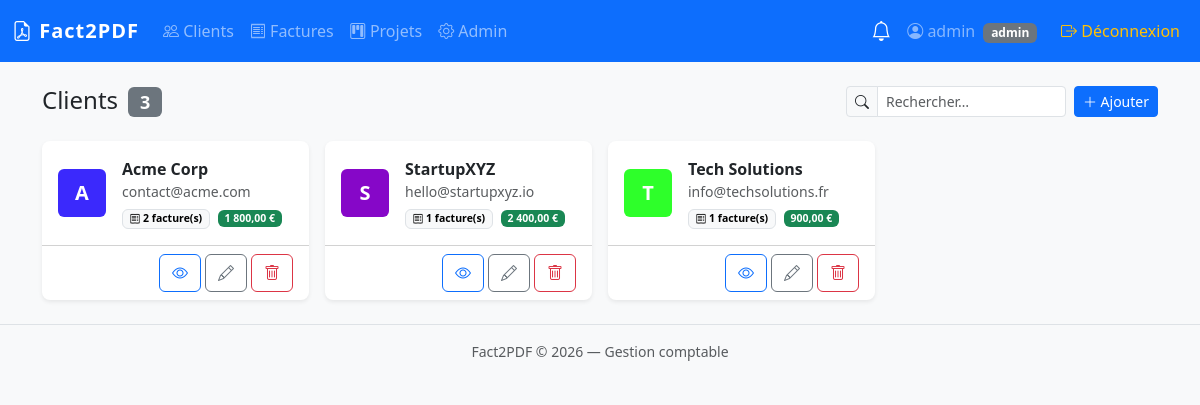
The page /clients (signed in) on the database its author committed.
### tables this page shows
CREATE TABLE IF NOT EXISTS `clients` (
    `id`          INT UNSIGNED  NOT NULL AUTO_INCREMENT,
    `name`        VARCHAR(150)  NOT NULL,
    `email`       VARCHAR(150)  NULL,
    `phone`       VARCHAR(30)   NULL,
    `address`     VARCHAR(255)  NULL,
    `city`        VARCHAR(100)  NULL,
    `postal_code` VARCHAR(20)   NULL,
    `country`     CHAR(2)       NOT NULL DEFAULT 'FR',
    `logo_path`   VARCHAR(500)  NULL        COMMENT 'Chemin relatif vers le logo uploadé',
    `notes`       TEXT          NULL,
    `created_by`  INT UNSIGNED  NULL,
    `created_at`  TIMESTAMP     NOT NULL DEFAULT CURRENT_TIMESTAMP,
    `updated_at`  TIMESTAMP     NOT NULL DEFAULT CURRENT_TIMESTAMP ON UPDATE CURRENT_TIMESTAMP,
    PRIMARY KEY (`id`),
    INDEX `idx_clients_name`       (`name`),
    INDEX `idx_clients_created_by` (`created_by`),
    CONSTRAINT `fk_clients_user` FOREIGN KEY (`created_by`) REFERENCES `users` (`id`) ON DELETE SET NULL
);

### src/Helpers/helpers.php (called while the page is built, shortened)
<?php
function e(mixed $value): string
{
    return htmlspecialchars((string) $value, ENT_QUOTES | ENT_SUBSTITUTE, 'UTF-8');
}
function env(string $key, mixed $default = null): mixed
{
    $value = $_ENV[$key] ?? $_SERVER[$key] ?? getenv($key);
    return $value !== false ? $value : $default;
}
function view(string $view, array $data = []): void
{
    extract($data, EXTR_SKIP);
    $path = ROOT_PATH . '/src/Views/' . str_replace('.', '/', $view) . '.php';
    require $path;
}
function formatMoney(float $amount): string
{
    return number_format($amount, 2, ',', ' ') . ' €';
}

### src/Controllers/ClientController.php (called while the page is built, shortened)
<?php
class ClientController
{
    private Client $model;
    public function __construct()
    {
        $this->model = new Client();
    }
    public function index(): void
    {
        $clients = $this->model->allWithStats();
        view('clients/index', compact('clients'));
    }
}

### public/index.php (called while the page is built, shortened)
<?php
$router = new \App\Core\Router();
$router->dispatch();

### config/database.php (called while the page is built, shortened)
<?php
return [
    'driver'   => 'mysql',
    'host'     => env('DB_HOST', 'db'),
    'port'     => (int) env('DB_PORT', 3306),
    'database' => env('DB_NAME', 'fact2pdf'),
    'username' => env('DB_USER', 'fact2pdf_user'),
    'password' => env('DB_PASS', ''),
    'charset'  => env('DB_CHARSET', 'utf8mb4'),
    'options'  => [
        PDO::ATTR_ERRMODE            => PDO::ERRMODE_EXCEPTION,
        PDO::ATTR_DEFAULT_FETCH_MODE => PDO::FETCH_ASSOC,
        PDO::ATTR_EMULATE_PREPARES   => false,
        PDO::MYSQL_ATTR_FOUND_ROWS   => true,
    ],
];

### src/Core/Database.php (called while the page is built, shortened)
<?php
class Database
{
    private static ?Database $instance = null;
    private PDO $pdo;
    private function __construct()
    {
        $config = require ROOT_PATH . '/config/database.php';
        $dsn = sprintf(
            '%s:host=%s;port=%d;dbname=%s;charset=%s',
            $config['driver'],
            $config['host'],
            $config['port'],
            $config['database'],
            $config['charset']
        );
        try {
            $this->pdo = new PDO($dsn, $config['username'], $config['password'], $config['options']);
        } catch (PDOException $e) {
            throw new RuntimeException('Erreur de connexion à la base de données.');
        }
    }
    public static function getInstance(): self
    {
        if (self::$instance === null) {
            self::$instance = new self();
        }
        return self::$instance;
    }
    public function query(string $sql, array $params = []): \PDOStatement
    {
        $stmt = $this->pdo->prepare($sql);
        $stmt->execute($params);
        return $stmt;
    }
    public function fetchAll(string $sql, array $params = []): array
    {
        return $this->query($sql, $params)->fetchAll();
    }
}

### src/Models/BaseModel.php (called while the page is built, shortened)
<?php
abstract class BaseModel
{
    public function __construct()
    {
        $this->db = Database::getInstance();
    }
}

### src/Models/Client.php (called while the page is built, shortened)
<?php
class Client extends BaseModel
{
    public function allWithStats(): array
    {
        return $this->db->fetchAll(
            'SELECT c.*,
                    COUNT(i.id)    AS invoice_count,
                    SUM(i.total)   AS total_billed
             FROM clients c
             LEFT JOIN invoices i ON i.client_id = c.id
             GROUP BY c.id
             ORDER BY c.name ASC'
        );
    }
}

### src/Views/clients/index.php (the view, shortened to what this page needs)
<div class="d-flex justify-content-between align-items-center mb-4">
    <h1 class="h4 mb-0">Clients <span class="badge text-bg-secondary ms-1" id="clientCount"><?= count($clients) ?></span></h1>
    <div class="d-flex gap-2">
        <div class="input-group input-group-sm" style="width:220px">
            <span class="input-group-text"><i class="bi bi-search"></i></span>
            <input type="search" id="clientSearch" class="form-control" placeholder="Rechercher…">
        </div>
        <?php if (in_array($_SESSION['role'] ?? '', ['admin','user'])): ?>
        <button class="btn btn-primary btn-sm" data-bs-toggle="modal" data-bs-target="#modalClient">
            <i class="bi bi-plus-lg"></i> Ajouter
        </button>
        <?php endif; ?>
    </div>
</div>
<div class="row g-3" id="clientsGrid">
<?php foreach ($clients as $c): ?>
    <div class="col-md-4 col-lg-3 client-card" data-name="<?= e(strtolower($c['name'])) ?>">
        <div class="card h-100 border-0 shadow-sm">
            <div class="card-body d-flex align-items-center gap-3">
                <?php if (!empty($c['logo_path'])): ?>
                    <img src="<?= e($c['logo_path']) ?>" alt="" class="client-logo">
                <?php else: ?>
                    <div class="client-logo-placeholder rounded d-flex align-items-center justify-content-center text-white fw-bold fs-5"
                         style="width:48px;height:48px;background:<?= sprintf('#%06x', crc32($c['name']) & 0xFFFFFF) ?>">
                        <?= strtoupper(substr($c['name'], 0, 1)) ?>
                    </div>
                <?php endif; ?>
                <div class="flex-grow-1 min-w-0">
                    <div class="fw-semibold text-truncate"><?= e($c['name']) ?></div>
                    <div class="text-muted small text-truncate"><?= e($c['email'] ?? '—') ?></div>
                    <div class="small mt-1">
                        <span class="badge text-bg-light border">
                            <i class="bi bi-receipt"></i> <?= (int)($c['invoice_count'] ?? 0) ?> facture(s)
                        </span>
                        <?php if (($c['total_billed'] ?? 0) > 0): ?>
                        <span class="badge text-bg-success ms-1"><?= formatMoney((float)$c['total_billed']) ?></span>
                        <?php endif; ?>
                    </div>
                </div>
            </div>
            <div class="card-footer bg-transparent d-flex gap-1 justify-content-end">
                <a href="/clients/<?= $c['id'] ?>" class="btn btn-xs btn-outline-primary" title="Voir">
                    <i class="bi bi-eye"></i>
                </a>
                <?php if (in_array($_SESSION['role'] ?? '', ['admin','user'])): ?>
                <button class="btn btn-xs btn-outline-secondary btn-edit-client"
                        title="Modifier"
                        data-id="<?= $c['id'] ?>"
                        data-name="<?= e($c['name']) ?>"
                        data-email="<?= e($c['email'] ?? '') ?>"
                        data-phone="<?= e($c['phone'] ?? '') ?>"
                        data-address="<?= e($c['address'] ?? '') ?>"
                        data-city="<?= e($c['city'] ?? '') ?>"
                        data-postal="<?= e($c['postal_code'] ?? '') ?>"
                        data-country="<?= e($c['country'] ?? 'FR') ?>"
                        data-bs-toggle="modal" data-bs-target="#modalClient">
                    <i class="bi bi-pencil"></i>
                </button>
                <?php endif; ?>
                <?php if (($_SESSION['role'] ?? '') === 'admin'): ?>
                <form method="POST" action="/clients/<?= $c['id'] ?>/delete"
                      data-confirm="Supprimer « <?= e($c['name']) ?> » et toutes ses factures ?">
                    <button type="submit" class="btn btn-xs btn-outline-danger" title="Supprimer">
                        <i class="bi bi-trash"></i>
                    </button>
                </form>
                <?php endif; ?>
            </div>
        </div>
    </div>
<?php endforeach; ?>
</div>
<?php require ROOT_PATH . '/src/Views/layouts/main.php'; ?>

### src/Core/Router.php (shortened to what this page needs)
<?php
class Router
{
    private array $routes = [];
    public function __construct()
    {
        $this->routes = require ROOT_PATH . '/config/routes.php';
    }
    public function dispatch(): void
    {
        $method = $_SERVER['REQUEST_METHOD'];
        $uri    = $this->parseUri();
        foreach ($this->routes as [$routeMethod, $pattern, $handler, $roles]) {
            $params = $this->match($uri, $pattern);
            if ($routeMethod !== $method || $params === null) {
                continue;
            }
            [$controllerName, $action] = explode('@', $handler);
            $controller = new $class();
            call_user_func_array([$controller, $action], $params);
            return;
        }
    }
    private function parseUri(): string
    {
        $uri = parse_url($_SERVER['REQUEST_URI'], PHP_URL_PATH);
        return rtrim($uri, '/') ?: '/';
    }
    private function match(string $uri, string $pattern): ?array
    {
        $regex = preg_replace('/\{([a-z_]+)\}/', '([^/]+)', $pattern);
        $regex = '#^' . $regex . '$#';
        if (!preg_match($regex, $uri, $matches)) {
            return null;
        }
        array_shift($matches);
        return $matches;
    }
}

### public/assets/css/app.css (style rules this page uses)
:root { --f2p-primary: #0d6efd; --f2p-sidebar-w: 250px; }
body { background-color: #f8f9fa; font-family: 'Segoe UI', system-ui, sans-serif; }
.card { border: none; box-shadow: 0 1px 4px rgba(0,0,0,.08); border-radius: 0.5rem; }

### rows shown on the page
clients: name "A", name "Acme Corp", email "contact@acme.com", invoice_count "2", total_billed "1 800,00 €"
clients: name "S", name "StartupXYZ", email "hello@startupxyz.io", invoice_count "1", total_billed "2 400,00 €"
clients: name "T", name "Tech Solutions", email "info@techsolutions.fr", invoice_count "1", total_billed "900,00 €"

### other values the page prints
count($clients) "3"
